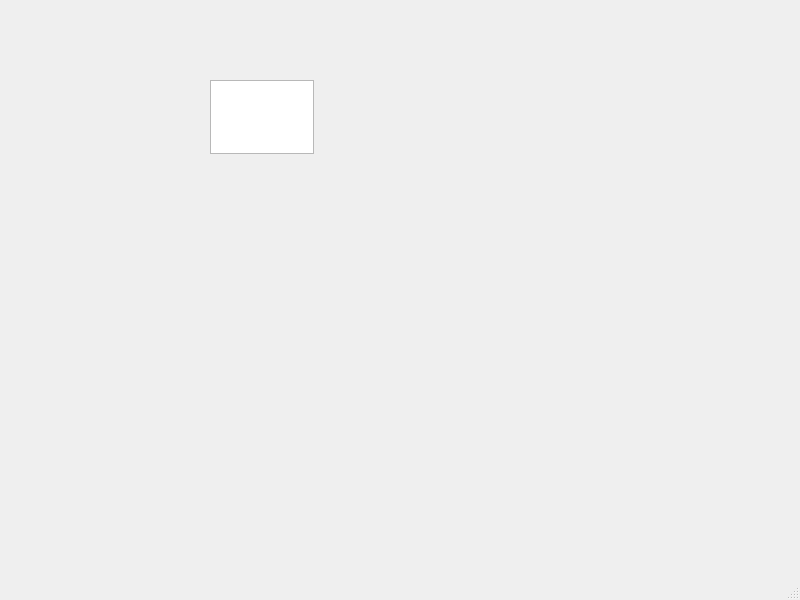
<?xml version="1.0" encoding="UTF-8"?>
<ui version="4.0">
 <class>MainWindow</class>
 <widget class="QMainWindow" name="MainWindow">
  <property name="geometry">
   <rect>
    <x>0</x>
    <y>0</y>
    <width>800</width>
    <height>600</height>
   </rect>
  </property>
  <property name="windowTitle">
   <string>MainWindow</string>
  </property>
  <widget class="QWidget" name="centralwidget">
   <widget class="QTextEdit" name="textEdit">
    <property name="geometry">
     <rect>
      <x>210</x>
      <y>80</y>
      <width>104</width>
      <height>74</height>
     </rect>
    </property>
   </widget>
  </widget>
  <widget class="QMenuBar" name="menubar">
   <property name="geometry">
    <rect>
     <x>0</x>
     <y>0</y>
     <width>800</width>
     <height>24</height>
    </rect>
   </property>
  </widget>
  <widget class="QStatusBar" name="statusbar"/>
 </widget>
 <resources/>
 <connections/>
</ui>
